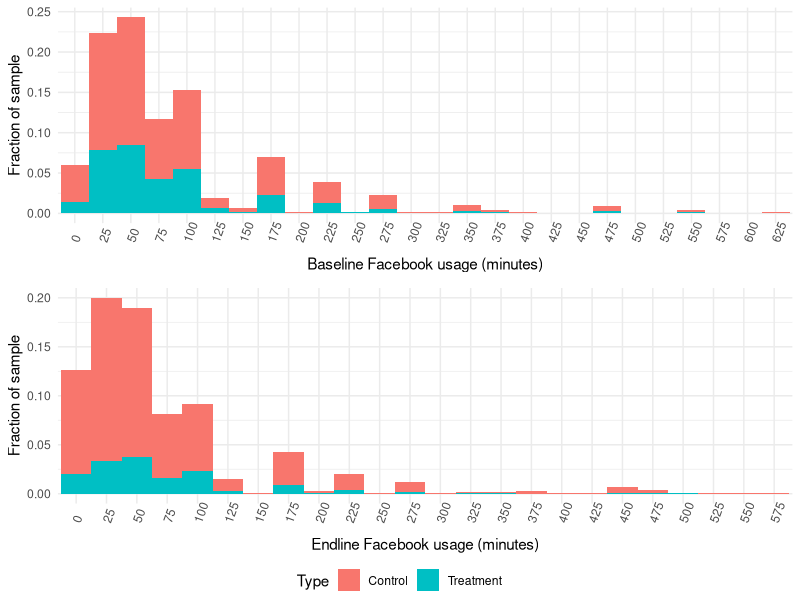
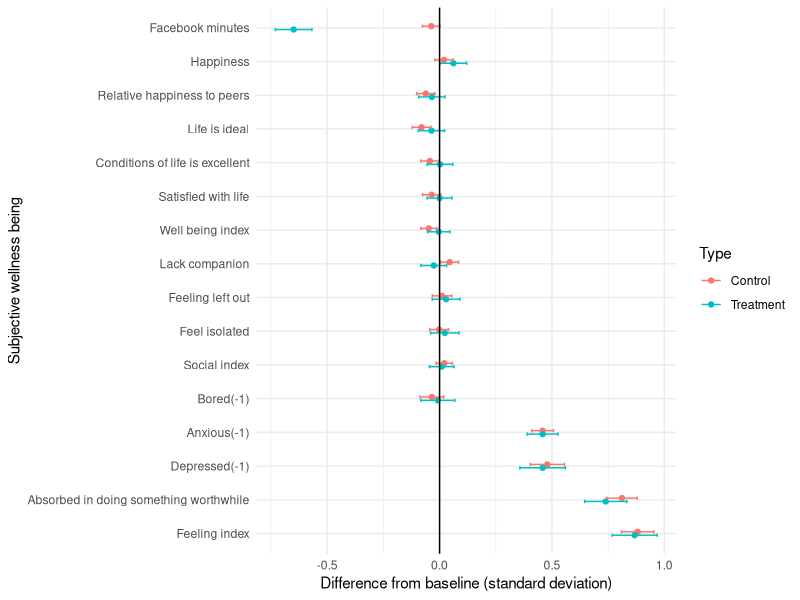
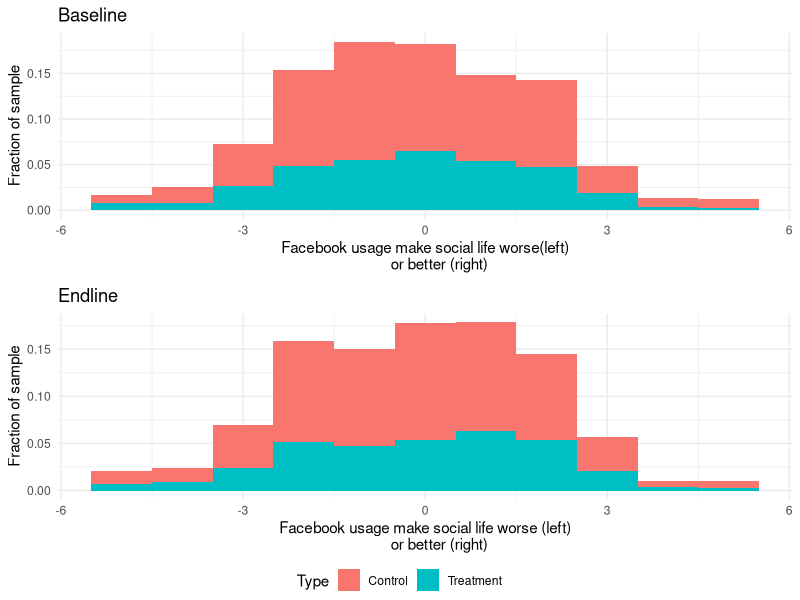
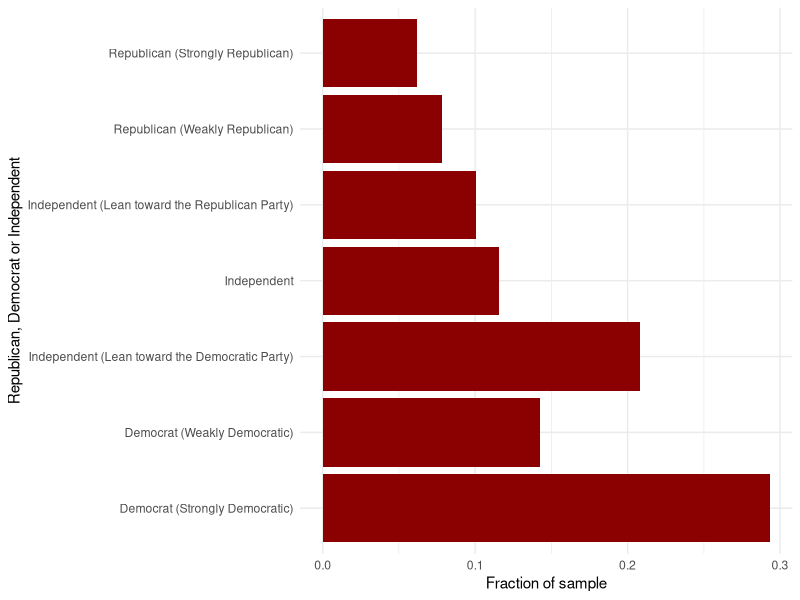
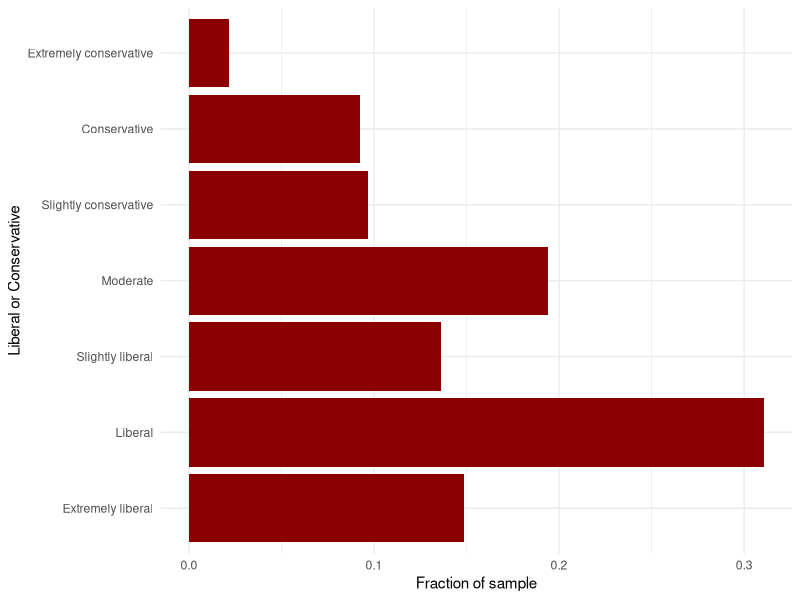
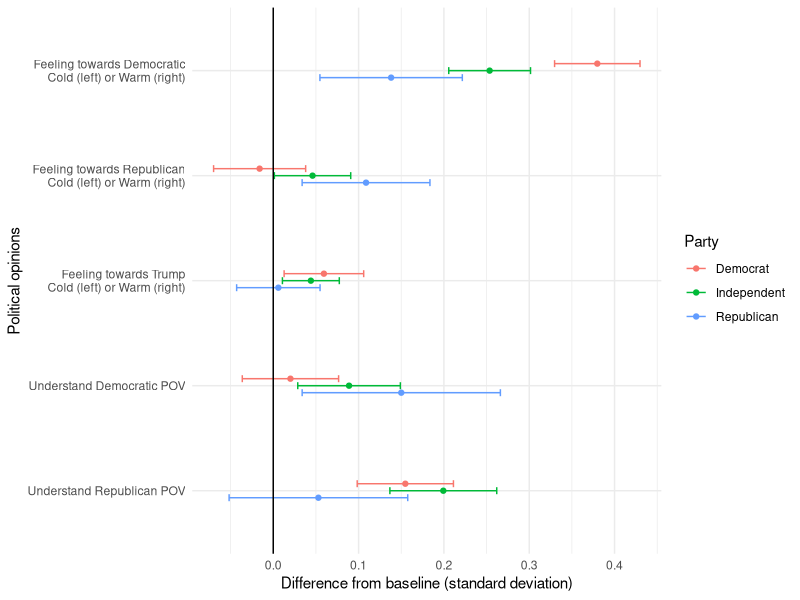

These charts were generated, in order, by the following R code:
#### Preamble ####
# Purpose: Replicated graphs from Digital addiction
# Author: Kenneth Chan, 
# Date: 11 February 2023 
# Contact: kenchancf0618@gmail.com
# License: MIT
# Pre-requisites: Digital addiction by Hunt Allcott, Matthew Gentzkow and
#                 Lena Song
# Any other information needed? None


#### Workspace setup ####
library(tidyverse)
library(ggpubr)

#### Load data ####
social_time_data <- 
  read_csv("data/analysis_data/social_time_data.csv",
                        show_col_types = FALSE)
subjective_well_being_data <- 
  read_csv("data/analysis_data/subjective_well_being_data.csv",
           show_col_types = FALSE)
treatment_data <- 
  read_csv("data/analysis_data/treatment_data.csv",
           show_col_types = FALSE)

opinion_data <- 
  read_csv("data/analysis_data/opinion_data.csv",
           show_col_types = FALSE)

political_data <-
  read_csv("data/analysis_data/political_data.csv",
           show_col_types = FALSE)

# Combine all data
all_data <- merge(political_data,
            merge(opinion_data,
            merge(treatment_data,
            merge(social_time_data,
                  subjective_well_being_data)))) |>
  # filter out non valid response
  filter(!is.na(treatment)) |>
  mutate(type = ifelse(treatment, "Treatment", "Control")) |>
  select(-treatment)




###########################################
### Replicating Figure A4 from appendix ###
###########################################
count_participant <- count(all_data)
# Define breaks for grouping (intervals of 25)
breaks <- seq(0,
              ceiling(800 / 25) * 25,
              by = 25)

# Prepare the data for graph uses
graph_data <- all_data |>
  arrange(fb_minutes_base) |>
  # Group data into intervals
  mutate(fb_minutes_base = cut(fb_minutes_base, breaks = breaks)) |>
  group_by(fb_minutes_base, type) |>
  # Calculate the fraction of each interval
  count(fb_minutes_base) |>
  mutate(fraction = n / count_participant) |>
  filter(!is.na(fb_minutes_base))

fig8a <- graph_data |>
  ggplot(aes(x = fb_minutes_base, y = fraction$n, fill = type)) +
  geom_bar(stat = "identity", width = 1) +
  scale_x_discrete(label = breaks) +
  theme_minimal() +
  theme(axis.text.x = element_text(angle = 70, vjust = 0.5, hjust=0)) +
  labs(x = "Baseline Facebook usage (minutes)",
       y = "Fraction of sample",
       fill = "Type")

# end version
graph_data <- all_data |>
  arrange(fb_minutes_end) |>
  # Group data into intervals
  mutate(fb_minutes_end = cut(fb_minutes_end, breaks = breaks)) |>
  group_by(fb_minutes_end, type) |>
  # Calculate the fraction of each interval
  count(fb_minutes_end) |>
  mutate(fraction = n / count_participant) |>
  filter(!is.na(fb_minutes_end))

fig8b <- graph_data |>
  ggplot(aes(x = fb_minutes_end, y = fraction$n, fill = type)) +
  geom_bar(stat = "identity", width = 1) +
  scale_x_discrete(label = breaks) +
  theme_minimal() +
  theme(axis.text.x = element_text(angle = 70, vjust = 0.5, hjust=0)) +
  labs(x = "Endline Facebook usage (minutes)",
       y = "Fraction of sample",
       fill = "Type")

ggarrange(
  fig8a, fig8b, nrow = 2, common.legend = TRUE, legend = "bottom"
)


##########################################
### Replicate bottom right of Figure 8 ###
##########################################

graph_data <- all_data |>
  group_by(type) |>
  reframe(
    name = c(
      "Facebook minutes",
      "Happiness",
      "Relative happiness to peers",
      "Life is ideal",
      "Conditions of life is excellent",
      "Satisfied with life",
      "Well being index",
      "Lack companion",
      "Feeling left out",
      "Feel isolated",
      "Social index",
      "Bored(-1)",
      "Anxious(-1)",
      "Depressed(-1)",
      "Absorbed in doing something worthwhile",
      "Feeling index"
      ),
    mean = c(mean(fb_minutes_diff)
             / sd(fb_minutes_base),
             mean(swb_happiness_diff)
             / sd(swb_happiness_base),
             mean(swb_relhappiness_diff)
             / sd(swb_relhappiness_base),
             mean(swb_ideal_diff)
             / sd(swb_ideal_base),
             mean(swb_conditions_diff)
             / sd(swb_conditions_base),
             mean(swb_satisfied_diff)
             / sd(swb_satisfied_base),
             mean(swb_wellbeing_index_diff)
             / sd(swb_wellbeing_index_base),
             mean(swb_lack_companion_diff)
             / sd(swb_lack_companion_base),
             mean(swb_left_out_diff)
             / sd(swb_left_out_base),
             mean(swb_isolated_diff)
             / sd(swb_isolated_base),
             mean(swb_social_index_diff)
             / sd(swb_social_index_base),
             - mean(swb_bored_diff)
             / sd(swb_bored_base),
             - mean(swb_anxious_diff)
             / sd(swb_anxious_base),
             - mean(swb_depressed_diff)
             / sd(swb_depressed_base),
             mean(swb_absorbed_worthwhile_diff)
             / sd(swb_absorbed_worthwhile_base),
             - mean(swb_feeling_index_diff)
             / sd(swb_feeling_index_base)
            ),
    
    sd = c(sd(fb_minutes_diff)
           / sqrt(length(id))
           / sd(fb_minutes_base),
           sd(swb_happiness_diff)
           / sqrt(length(id))
           / sd(swb_happiness_base),
           sd(swb_relhappiness_diff)
           / sqrt(length(id))
           / sd(swb_relhappiness_base),
           sd(swb_ideal_diff)
           / sqrt(length(id))
           / sd(swb_ideal_base),
           sd(swb_conditions_diff)
           / sqrt(length(id))
           / sd(swb_conditions_base),
           sd(swb_satisfied_diff)
           / sqrt(length(id))
           / sd(swb_satisfied_base),
           sd(swb_wellbeing_index_diff)
           / sqrt(length(id))
           / sd(swb_wellbeing_index_base),
           sd(swb_lack_companion_diff)
           / sqrt(length(id))
           / sd(swb_lack_companion_base),
           sd(swb_left_out_diff)
           / sqrt(length(id))
           / sd(swb_left_out_base),
           sd(swb_isolated_diff)
           / sqrt(length(id))
           / sd(swb_isolated_base),
           sd(swb_social_index_diff)
           / sqrt(length(id))
           / sd(swb_social_index_base),
           sd(swb_bored_diff)
           / sqrt(length(id))
           / sd(swb_bored_base),
           sd(swb_anxious_diff)
           / sqrt(length(id))
           / sd(swb_anxious_base),
           sd(swb_depressed_diff)
           / sqrt(length(id))
           / sd(swb_depressed_base),
           sd(swb_absorbed_worthwhile_diff)
           / sqrt(length(id))
           / sd(swb_absorbed_worthwhile_base),
           sd(swb_feeling_index_diff)
           / sqrt(length(id))
           / sd(swb_feeling_index_base)
           )
  ) |>
  mutate(name = factor(name, rev(c(
           "Facebook minutes",
           "Happiness",
           "Relative happiness to peers",
           "Life is ideal",
           "Conditions of life is excellent",
           "Satisfied with life",
           "Well being index",
           "Lack companion",
           "Feeling left out",
           "Feel isolated",
           "Social index",
           "Bored(-1)",
           "Anxious(-1)",
           "Depressed(-1)",
           "Absorbed in doing something worthwhile",
           "Feeling index"
           ))))

graph_data |>
  ggplot(aes(x = name, y = mean, color = type)) +
  geom_point(position = position_dodge(width = -0.2)) +
  geom_errorbar(aes(ymin = mean - abs(1.96 * sd), ymax = mean + abs(1.96 * sd)),
                position = position_dodge(width = -0.2),
                width = 0.2) + 
  geom_hline(yintercept = 0) +
  theme_minimal() +
  coord_flip(expand = TRUE) +
  labs(y = "Difference from baseline (standard deviation)",
     x = "Subjective wellness being",
     color = "Type")

##########################
### Replicate Figure 3 ###
##########################
count_participant <- count(all_data)

# Prepare the data for graph uses
graph_data <- all_data |>
  arrange(fb_soclife_base) |>
  group_by(fb_soclife_base, type) |>
  # Calculate the fraction of each interval
  count(fb_soclife_base) |>
  mutate(fraction = n / count_participant)

fig3a <- graph_data |>
  ggplot(aes(x = fb_soclife_base, y = fraction$n, fill = type)) +
  geom_bar(stat = "identity", width = 1) +
  theme_minimal() +
  labs(title = "Baseline",
       x = "Facebook usage make social life worse(left)
       or better (right)",
       y = "Fraction of sample",
       fill = "Type")


# end version
graph_data <- all_data |>
  arrange(fb_soclife_end) |>
  group_by(fb_soclife_end, type) |>
  # Calculate the fraction of each interval
  count(fb_soclife_end) |>
  mutate(fraction = n / count_participant)

fig3b <- graph_data |>
  ggplot(aes(x = fb_soclife_end, y = fraction$n, fill = type)) +
  geom_bar(stat = "identity", width = 1) +
  theme_minimal() +
  labs(title = "Endline",
       x = "Facebook usage make social life worse (left)
       or better (right)",
       y = "Fraction of sample",
       fill = "Type")

ggarrange(
  fig3a, fig3b, nrow = 2, common.legend = TRUE, legend = "bottom"
)

########################
### Political Graphs ###
########################
count_participant <- count(all_data)


### Distribution of republican, democrat and independent ###
graph_data <- all_data |>
  group_by(repdem) |>
  # Calculate the fraction of each interval
  count(repdem) |>
  mutate(fraction = n / count_participant,
         repdem = factor(repdem, c(
           "Democrat (Strongly Democratic)",
           "Democrat (Weakly Democratic)",
           "Independent (Lean toward the Democratic Party)",
           "Independent",
           "Independent (Lean toward the Republican Party)",
           "Republican (Weakly Republican)",
           "Republican (Strongly Republican)"
         )))

graph_data |>
  ggplot(aes(x = repdem, y = fraction$n)) +
  geom_bar(stat = "identity", fill = "darkred") +
  theme_minimal() +
  labs(x = "Republican, Democrat or Independent",
       y = "Fraction of sample") +
  coord_flip()

### Distribution of liberal and conservative ###

graph_data <- all_data |>
  group_by(libcon) |>
  # Calculate the fraction of each interval
  count(libcon) |>
  mutate(fraction = n / count_participant,
         libcon = factor(libcon, c(
           "Extremely liberal",
           "Liberal",
           "Slightly liberal",
           "Moderate",
           "Slightly conservative",
           "Conservative",
           "Extremely conservative"
         )))

graph_data |>
  ggplot(aes(x = libcon, y = fraction$n)) +
  geom_bar(stat = "identity", fill = "darkred") +
  theme_minimal() +
  labs(x = "Liberal or Conservative",
       y = "Fraction of sample") +
  coord_flip()


### Political dot plot ###

graph_data <- all_data |>
  mutate(party = 
           recode(
             repdem,
             "Democrat (Strongly Democratic)" = "Democrat",
             "Democrat (Weakly Democratic)" = "Democrat",
             "Independent (Lean toward the Democratic Party)" = "Independent",
             "Independent (Lean toward the Republican Party)" = "Independent",
             "Republican (Weakly Republican)" = "Republican",
             "Republican (Strongly Republican)" = "Republican",
           )) |>
  group_by(party) |>
  reframe(
    name = c(
      "Feeling towards Democratic
    Cold (left) or Warm (right)",
      "Feeling towards Republican
    Cold (left) or Warm (right)",
      "Feeling towards Trump
    Cold (left) or Warm (right)",
      "Understand Democratic POV",
      "Understand Republican POV"
    ),
    mean = c(mean(feeling_dem_diff)
             / sd(feeling_dem_base),
             mean(feeling_rep_diff)
             / sd(feeling_rep_base),
             mean(feeling_trump_diff)
             / sd(feeling_trump_base),
             mean(rep_pov_diff)
             / sd(rep_pov_base),
             mean(dem_pov_diff)
             / sd(dem_pov_base)
    ),
    
    sd = c(sd(feeling_dem_diff)
           / sqrt(length(id))
           / sd(feeling_dem_base),
           sd(feeling_rep_diff)
           / sqrt(length(id))
           / sd(feeling_rep_base),
           sd(feeling_trump_diff)
           / sqrt(length(id))
           / sd(feeling_trump_base),
           sd(rep_pov_diff)
           / sqrt(length(id))
           / sd(rep_pov_base),
           sd(dem_pov_diff)
           / sqrt(length(id))
           / sd(dem_pov_base)
    )
  ) |>
  mutate(name = factor(name, rev(c(
    "Feeling towards Democratic
    Cold (left) or Warm (right)",
    "Feeling towards Republican
    Cold (left) or Warm (right)",
    "Feeling towards Trump
    Cold (left) or Warm (right)",
    "Understand Democratic POV",
    "Understand Republican POV"
  ))))


graph_data |>
  ggplot(aes(x = name, y = mean, color = party)) +
  geom_point(position = position_dodge(width = -0.2)) +
  geom_errorbar(aes(ymin = mean - abs(1.96 * sd), ymax = mean + abs(1.96 * sd)),
                position = position_dodge(width = -0.2),
                width = 0.2) + 
  geom_hline(yintercept = 0) +
  theme_minimal() +
  coord_flip(expand = TRUE) +
  labs(x = "Political opinions",
       y = "Difference from baseline (standard deviation)",
       color = "Party")

# Clean enviroment
rm(list = ls())

